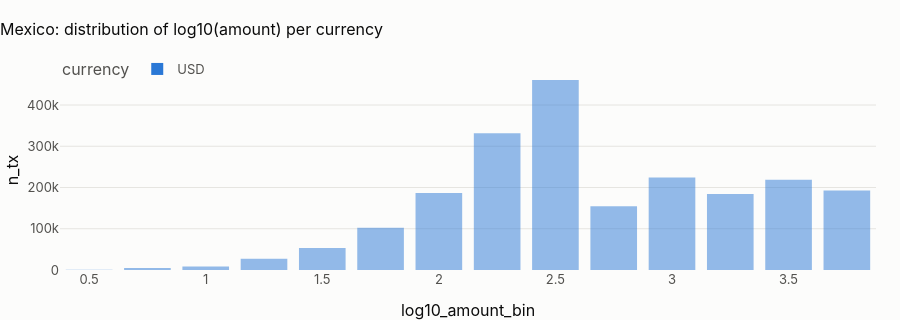

The notebook cell this image was saved under:
### Markdown cell above
## 2 · Amounts per currency

### Code cell
amt = pl.q("""select currency, count(*) as transactions, round(median(amount), 2) as median_amount,
                     round(quantile_cont(amount, 0.99), 2) as p99_amount, round(median(amount_usd), 2) as median_usd,
                     round(quantile_cont(amount_usd, 0.99), 2) as p99_usd
              from {int_transactions_enriched} group by 1 order by 2 desc""")
show(amt, paging=False)
dist = pl.q("""select currency, floor(log10(greatest(amount, 0.01)) * 4) / 4 as log10_amount_bin, count(*) as n_tx
               from {int_transactions_enriched} group by all order by 1, 2""")
fig = px.bar(
    dist,
    x="log10_amount_bin",
    y="n_tx",
    color="currency",
    barmode="overlay",
    title=f"{CTRY.name}: distribution of log10(amount) per currency",
)
fig.update_layout(height=320)
fig.show()
display(
    Markdown(
        "**In USD every currency has the same median (about 467): amounts were generated in dollars and converted.** "
        "Per-currency statistics are still the right default: a threshold in pesos and one in dollars cannot share a "
        "number, and a model fed raw `amount` across currencies would learn the currency, not the behaviour."
    )
)

### Figure 1 — Plotly figure (JSON) as saved in the notebook; plotly's stock layout.template omitted (floating-point values rounded to 4 significant figures)
{"data": [{"hovertemplate": "currency=USD<br>log10_amount_bin=%{x}<br>n_tx=%{y}<extra></extra>", "legendgroup": "USD", "marker": {"color": "#2a78d6", "opacity": 0.5, "pattern": {"shape": ""}}, "name": "USD", "orientation": "v", "showlegend": true, "textposition": "auto", "type": "bar", "x": [0.5, 0.75, 1.0, 1.25, 1.5, 1.75, 2.0, 2.25, 2.5, 2.75, 3.0, 3.25, 3.5, 3.75], "xaxis": "x", "y": [658, 4583, 8737, 27095, 53559, 102662, 186710, 331511, 460671, 154812, 224510, 184100, 218532, 192800], "yaxis": "y"}], "layout": {"barmode": "overlay", "height": 320, "legend": {"title": {"text": "currency"}, "tracegroupgap": 0}, "title": {"text": "Mexico: distribution of log10(amount) per currency"}, "xaxis": {"anchor": "y", "domain": [0.0, 1.0], "title": {"text": "log10_amount_bin"}}, "yaxis": {"anchor": "x", "domain": [0.0, 1.0], "title": {"text": "n_tx"}}}}
